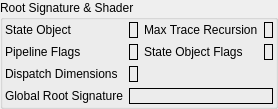
        <widget class="QGroupBox" name="rtSummaryGroup">
         <property name="sizePolicy">
          <sizepolicy hsizetype="Preferred" vsizetype="Minimum">
           <horstretch>0</horstretch>
           <verstretch>0</verstretch>
          </sizepolicy>
         </property>
         <property name="title">
          <string>Root Signature &amp;&amp; Shader</string>
         </property>
         <layout class="QGridLayout" name="rtSummaryLayout">
          <property name="leftMargin">
           <number>2</number>
          </property>
          <property name="topMargin">
           <number>2</number>
          </property>
          <property name="rightMargin">
           <number>2</number>
          </property>
          <property name="bottomMargin">
           <number>2</number>
          </property>
          <item row="0" column="0">
           <widget class="QLabel" name="rtStateObjectName">
            <property name="text">
             <string>State Object</string>
            </property>
           </widget>
          </item>
          <item row="0" column="1">
           <widget class="RDLabel" name="rtStateObject">
            <property name="frameShape">
             <enum>QFrame::Box</enum>
            </property>
           </widget>
          </item>
          <item row="0" column="2">
           <widget class="QLabel" name="rtMaxTraceRecursionDepthName">
            <property name="text">
             <string>Max Trace Recursion</string>
            </property>
           </widget>
          </item>
          <item row="0" column="3">
           <widget class="RDLabel" name="rtMaxTraceRecursionDepth">
            <property name="frameShape">
             <enum>QFrame::Box</enum>
            </property>
           </widget>
          </item>
          <item row="1" column="0">
           <widget class="QLabel" name="rtPipelineFlagsName">
            <property name="text">
             <string>Pipeline Flags</string>
            </property>
           </widget>
          </item>
          <item row="1" column="1">
           <widget class="RDLabel" name="rtPipelineFlags">
            <property name="frameShape">
             <enum>QFrame::Box</enum>
            </property>
           </widget>
          </item>
          <item row="1" column="2">
           <widget class="QLabel" name="rtStateObjectFlagsName">
            <property name="text">
             <string>State Object Flags</string>
            </property>
           </widget>
          </item>
          <item row="1" column="3">
           <widget class="RDLabel" name="rtStateObjectFlags">
            <property name="frameShape">
             <enum>QFrame::Box</enum>
            </property>
           </widget>
          </item>
          <item row="2" column="0">
           <widget class="QLabel" name="rtDispatchDimensionsName">
            <property name="text">
             <string>Dispatch Dimensions</string>
            </property>
           </widget>
          </item>
          <item row="2" column="1">
           <widget class="RDLabel" name="rtDispatchDimensions">
            <property name="frameShape">
             <enum>QFrame::Box</enum>
            </property>
           </widget>
          </item>
          <item row="3" column="0">
           <widget class="QLabel" name="rtGlobalRootSigName">
            <property name="text">
             <string>Global Root Signature</string>
            </property>
           </widget>
          </item>
          <item row="3" column="1" colspan="3">
           <widget class="RDLabel" name="rtGlobalRootSig">
            <property name="frameShape">
             <enum>QFrame::Box</enum>
            </property>
           </widget>
          </item>
         </layout>
        </widget>
